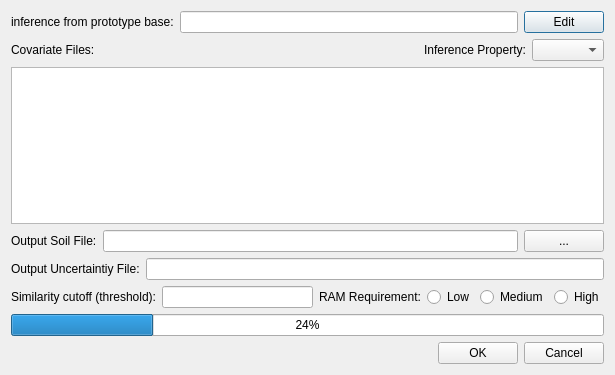
<?xml version="1.0" encoding="UTF-8"?>
<ui version="4.0">
 <class>mapInference</class>
 <widget class="QDialog" name="mapInference">
  <property name="geometry">
   <rect>
    <x>0</x>
    <y>0</y>
    <width>615</width>
    <height>375</height>
   </rect>
  </property>
  <property name="windowTitle">
   <string>Inference</string>
  </property>
  <layout class="QVBoxLayout" name="verticalLayout">
   <item>
    <layout class="QHBoxLayout" name="horizontalLayout_6">
     <item>
      <widget class="QLabel" name="label">
       <property name="text">
        <string>inference from prototype base:</string>
       </property>
      </widget>
     </item>
     <item>
      <widget class="QLineEdit" name="prototypeBaseName_lineEdit"/>
     </item>
     <item>
      <widget class="QPushButton" name="editPrototypeBase_btn">
       <property name="text">
        <string>Edit</string>
       </property>
      </widget>
     </item>
    </layout>
   </item>
   <item>
    <layout class="QHBoxLayout" name="horizontalLayout_7">
     <item>
      <widget class="QLabel" name="label_3">
       <property name="text">
        <string>Covariate Files:</string>
       </property>
      </widget>
     </item>
     <item>
      <spacer name="horizontalSpacer">
       <property name="orientation">
        <enum>Qt::Horizontal</enum>
       </property>
       <property name="sizeType">
        <enum>QSizePolicy::Expanding</enum>
       </property>
       <property name="sizeHint" stdset="0">
        <size>
         <width>40</width>
         <height>20</height>
        </size>
       </property>
      </spacer>
     </item>
     <item>
      <layout class="QHBoxLayout" name="horizontalLayout_5">
       <item>
        <widget class="QLabel" name="label_2">
         <property name="text">
          <string>Inference Property:</string>
         </property>
        </widget>
       </item>
       <item>
        <widget class="QComboBox" name="InferedProperty_comboBox"/>
       </item>
      </layout>
     </item>
    </layout>
   </item>
   <item>
    <widget class="QTableWidget" name="CovariateFiles_tableWidget"/>
   </item>
   <item>
    <layout class="QHBoxLayout" name="horizontalLayout_4">
     <item>
      <widget class="QLabel" name="label_5">
       <property name="text">
        <string>Output Soil File:</string>
       </property>
      </widget>
     </item>
     <item>
      <widget class="QLineEdit" name="OutputSoilFile_lineEdit"/>
     </item>
     <item>
      <widget class="QPushButton" name="SoilFileCreate_btn">
       <property name="text">
        <string>...</string>
       </property>
      </widget>
     </item>
    </layout>
   </item>
   <item>
    <layout class="QHBoxLayout" name="horizontalLayout_3">
     <item>
      <widget class="QLabel" name="label_6">
       <property name="text">
        <string>Output Uncertaintiy File:</string>
       </property>
      </widget>
     </item>
     <item>
      <widget class="QLineEdit" name="OutputUncerFile_lineEdit"/>
     </item>
    </layout>
   </item>
   <item>
    <layout class="QHBoxLayout" name="horizontalLayout_9">
     <item>
      <layout class="QHBoxLayout" name="horizontalLayout_2">
       <item>
        <widget class="QLabel" name="label_8">
         <property name="text">
          <string>Similarity cutoff (threshold):</string>
         </property>
        </widget>
       </item>
       <item>
        <widget class="QLineEdit" name="Threshold_lineEdit"/>
       </item>
      </layout>
     </item>
     <item>
      <layout class="QHBoxLayout" name="horizontalLayout">
       <item>
        <widget class="QLabel" name="label_4">
         <property name="text">
          <string>RAM Requirement:</string>
         </property>
        </widget>
       </item>
       <item>
        <widget class="QRadioButton" name="RAMEfficient_low_rbtn">
         <property name="text">
          <string>Low</string>
         </property>
        </widget>
       </item>
       <item>
        <widget class="QRadioButton" name="RAMEfficient_medium_rbtn">
         <property name="text">
          <string>Medium</string>
         </property>
        </widget>
       </item>
       <item>
        <widget class="QRadioButton" name="RAMEfficient_high_rbtn">
         <property name="text">
          <string>High</string>
         </property>
        </widget>
       </item>
      </layout>
     </item>
    </layout>
   </item>
   <item>
    <widget class="QProgressBar" name="progressBar">
     <property name="value">
      <number>24</number>
     </property>
    </widget>
   </item>
   <item>
    <layout class="QHBoxLayout" name="horizontalLayout_8">
     <item>
      <spacer name="horizontalSpacer_2">
       <property name="orientation">
        <enum>Qt::Horizontal</enum>
       </property>
       <property name="sizeHint" stdset="0">
        <size>
         <width>40</width>
         <height>20</height>
        </size>
       </property>
      </spacer>
     </item>
     <item>
      <widget class="QPushButton" name="Inference_OK_btn">
       <property name="text">
        <string>OK</string>
       </property>
      </widget>
     </item>
     <item>
      <widget class="QPushButton" name="cancel_btn">
       <property name="text">
        <string>Cancel</string>
       </property>
      </widget>
     </item>
    </layout>
   </item>
  </layout>
 </widget>
 <resources/>
 <connections/>
</ui>
